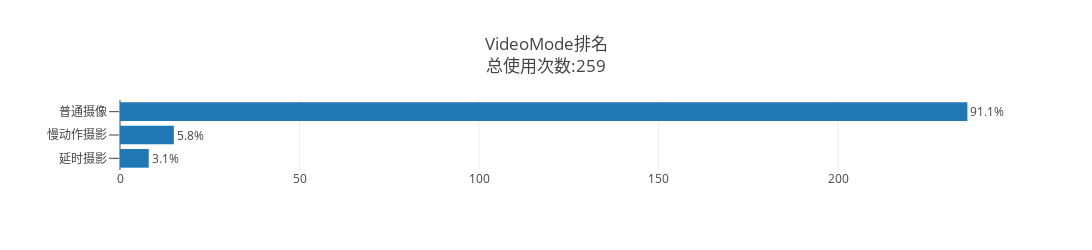

Notebook cell for this chart:
### Code cell
trace = go.Bar(y=video_chinese_data.index, x=video_chinese_data.values, orientation = 'h',
                  text = video_mode.apply(lambda x:'{:.1f}%'.format(x*100/total_video)).values,textposition = 'outside',)

layout = go.Layout(
    title='VideoMode排名<br>总使用次数:{}'.format(total_video),
    height=250,
    width=1200,
    margin=dict(l=120),
    yaxis = dict(ticklen=10)
)

fig = go.Figure(data=[trace],layout=layout)
py.iplot(fig)

### Figure 1 — Plotly figure (JSON) as saved in the notebook; plotly's stock layout.template omitted (floating-point values rounded to 4 significant figures)
{"data": [{"orientation": "h", "text": ["3.1%", "5.8%", "91.1%"], "textposition": "outside", "type": "bar", "x": [8, 15, 236], "y": ["延时摄影", "慢动作摄影", "普通摄像"]}], "layout": {"height": 250, "margin": {"l": 120}, "title": "VideoMode排名<br>总使用次数:259", "width": 1200, "yaxis": {"ticklen": 10}}}
